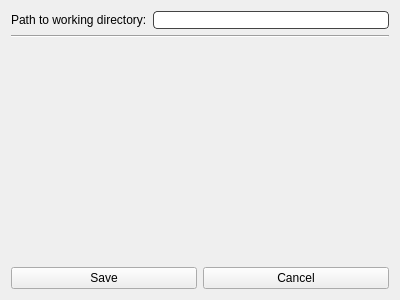
<?xml version="1.0" encoding="UTF-8"?>
<ui version="4.0">
 <class>ConfigMenu</class>
 <widget class="QWidget" name="ConfigMenu">
  <property name="geometry">
   <rect>
    <x>0</x>
    <y>0</y>
    <width>400</width>
    <height>300</height>
   </rect>
  </property>
  <property name="windowTitle">
   <string>Form</string>
  </property>
  <layout class="QVBoxLayout" name="verticalLayout_2" stretch="1,0">
   <item>
    <layout class="QVBoxLayout" name="verticalLayout" stretch="0,0,10">
     <item>
      <layout class="QHBoxLayout" name="PathToWorkDirectory">
       <item>
        <widget class="QLabel" name="PTWD_Label">
         <property name="text">
          <string>Path to working directory:</string>
         </property>
        </widget>
       </item>
       <item>
        <widget class="QLineEdit" name="PTWD_LineEdit">
         <property name="styleSheet">
          <string notr="true">QWidget {
        border: 1px solid #444;
        border-radius: 4px;
    }</string>
         </property>
        </widget>
       </item>
      </layout>
     </item>
     <item>
      <widget class="Line" name="line">
       <property name="orientation">
        <enum>Qt::Orientation::Horizontal</enum>
       </property>
      </widget>
     </item>
     <item>
      <layout class="QHBoxLayout" name="horizontalLayout_2"/>
     </item>
    </layout>
   </item>
   <item>
    <layout class="QHBoxLayout" name="horizontalLayout">
     <item>
      <widget class="QPushButton" name="pButton_Save">
       <property name="text">
        <string>Save</string>
       </property>
      </widget>
     </item>
     <item>
      <widget class="QPushButton" name="pButton_Cancel">
       <property name="text">
        <string>Cancel</string>
       </property>
      </widget>
     </item>
    </layout>
   </item>
  </layout>
 </widget>
 <resources/>
 <connections/>
</ui>
